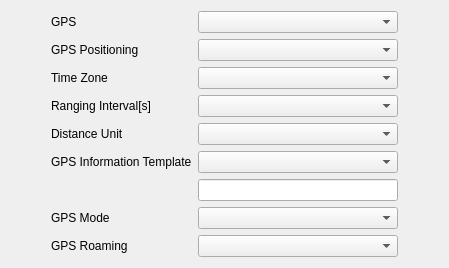
     <widget class="QWidget" name="gpsRangingTab">
      <attribute name="title">
       <string>GPS/Ranging</string>
      </attribute>
      <layout class="QHBoxLayout" name="horizontalLayout_23">
       <item>
        <spacer name="horizontalSpacer_22">
         <property name="orientation">
          <enum>Qt::Orientation::Horizontal</enum>
         </property>
         <property name="sizeHint" stdset="0">
          <size>
           <width>40</width>
           <height>20</height>
          </size>
         </property>
        </spacer>
       </item>
       <item>
        <layout class="QFormLayout" name="formLayout_16">
         <property name="formAlignment">
          <set>Qt::AlignmentFlag::AlignLeading|Qt::AlignmentFlag::AlignLeft|Qt::AlignmentFlag::AlignTop</set>
         </property>
         <item row="0" column="0">
          <widget class="QLabel" name="label_156">
           <property name="text">
            <string>GPS</string>
           </property>
          </widget>
         </item>
         <item row="1" column="0">
          <widget class="QLabel" name="label_157">
           <property name="text">
            <string>GPS Positioning</string>
           </property>
          </widget>
         </item>
         <item row="2" column="0">
          <widget class="QLabel" name="label_158">
           <property name="text">
            <string>Time Zone</string>
           </property>
          </widget>
         </item>
         <item row="3" column="0">
          <widget class="QLabel" name="label_159">
           <property name="text">
            <string>Ranging Interval[s]</string>
           </property>
          </widget>
         </item>
         <item row="4" column="0">
          <widget class="QLabel" name="label_160">
           <property name="text">
            <string>Distance Unit</string>
           </property>
          </widget>
         </item>
         <item row="5" column="0">
          <widget class="QLabel" name="label_161">
           <property name="text">
            <string>GPS Information Template</string>
           </property>
          </widget>
         </item>
         <item row="1" column="1">
          <widget class="QComboBox" name="gpsPositioningCmbx">
           <property name="sizePolicy">
            <sizepolicy hsizetype="Fixed" vsizetype="Fixed">
             <horstretch>0</horstretch>
             <verstretch>0</verstretch>
            </sizepolicy>
           </property>
           <property name="minimumSize">
            <size>
             <width>200</width>
             <height>0</height>
            </size>
           </property>
          </widget>
         </item>
         <item row="0" column="1">
          <widget class="QComboBox" name="gpsCmbx">
           <property name="sizePolicy">
            <sizepolicy hsizetype="Fixed" vsizetype="Fixed">
             <horstretch>0</horstretch>
             <verstretch>0</verstretch>
            </sizepolicy>
           </property>
           <property name="minimumSize">
            <size>
             <width>200</width>
             <height>0</height>
            </size>
           </property>
          </widget>
         </item>
         <item row="2" column="1">
          <widget class="QComboBox" name="timeZoneCmbx">
           <property name="sizePolicy">
            <sizepolicy hsizetype="Fixed" vsizetype="Fixed">
             <horstretch>0</horstretch>
             <verstretch>0</verstretch>
            </sizepolicy>
           </property>
           <property name="minimumSize">
            <size>
             <width>200</width>
             <height>0</height>
            </size>
           </property>
          </widget>
         </item>
         <item row="3" column="1">
          <widget class="QComboBox" name="rangingIntervalCmbx">
           <property name="sizePolicy">
            <sizepolicy hsizetype="Fixed" vsizetype="Fixed">
             <horstretch>0</horstretch>
             <verstretch>0</verstretch>
            </sizepolicy>
           </property>
           <property name="minimumSize">
            <size>
             <width>200</width>
             <height>0</height>
            </size>
           </property>
          </widget>
         </item>
         <item row="4" column="1">
          <widget class="QComboBox" name="distanceUnitCmbx">
           <property name="sizePolicy">
            <sizepolicy hsizetype="Fixed" vsizetype="Fixed">
             <horstretch>0</horstretch>
             <verstretch>0</verstretch>
            </sizepolicy>
           </property>
           <property name="minimumSize">
            <size>
             <width>200</width>
             <height>0</height>
            </size>
           </property>
          </widget>
         </item>
         <item row="5" column="1">
          <widget class="QComboBox" name="gpsInformationUpdateCmbx">
           <property name="sizePolicy">
            <sizepolicy hsizetype="Fixed" vsizetype="Fixed">
             <horstretch>0</horstretch>
             <verstretch>0</verstretch>
            </sizepolicy>
           </property>
           <property name="minimumSize">
            <size>
             <width>200</width>
             <height>0</height>
            </size>
           </property>
           <property name="maximumSize">
            <size>
             <width>200</width>
             <height>16777215</height>
            </size>
           </property>
          </widget>
         </item>
         <item row="7" column="0">
          <widget class="QLabel" name="label_162">
           <property name="text">
            <string>GPS Mode</string>
           </property>
          </widget>
         </item>
         <item row="7" column="1">
          <widget class="QComboBox" name="gpsModeCmbx">
           <property name="sizePolicy">
            <sizepolicy hsizetype="Fixed" vsizetype="Fixed">
             <horstretch>0</horstretch>
             <verstretch>0</verstretch>
            </sizepolicy>
           </property>
           <property name="minimumSize">
            <size>
             <width>200</width>
             <height>0</height>
            </size>
           </property>
           <property name="maximumSize">
            <size>
             <width>200</width>
             <height>16777215</height>
            </size>
           </property>
          </widget>
         </item>
         <item row="8" column="0">
          <widget class="QLabel" name="label_163">
           <property name="text">
            <string>GPS Roaming</string>
           </property>
          </widget>
         </item>
         <item row="8" column="1">
          <widget class="QComboBox" name="gpsRoamingCmbx">
           <property name="enabled">
            <bool>true</bool>
           </property>
           <property name="sizePolicy">
            <sizepolicy hsizetype="Fixed" vsizetype="Fixed">
             <horstretch>0</horstretch>
             <verstretch>0</verstretch>
            </sizepolicy>
           </property>
           <property name="minimumSize">
            <size>
             <width>200</width>
             <height>0</height>
            </size>
           </property>
           <property name="maximumSize">
            <size>
             <width>200</width>
             <height>16777215</height>
            </size>
           </property>
          </widget>
         </item>
         <item row="6" column="1">
          <widget class="QLineEdit" name="gpsInformationUpdateTxt">
           <property name="maxLength">
            <number>32</number>
           </property>
           <property name="alignment">
            <set>Qt::AlignmentFlag::AlignCenter</set>
           </property>
          </widget>
         </item>
         <item row="6" column="0">
          <widget class="QLabel" name="label_164">
           <property name="text">
            <string/>
           </property>
          </widget>
         </item>
        </layout>
       </item>
       <item>
        <spacer name="horizontalSpacer_23">
         <property name="orientation">
          <enum>Qt::Orientation::Horizontal</enum>
         </property>
         <property name="sizeHint" stdset="0">
          <size>
           <width>40</width>
           <height>20</height>
          </size>
         </property>
        </spacer>
       </item>
      </layout>
     </widget>
